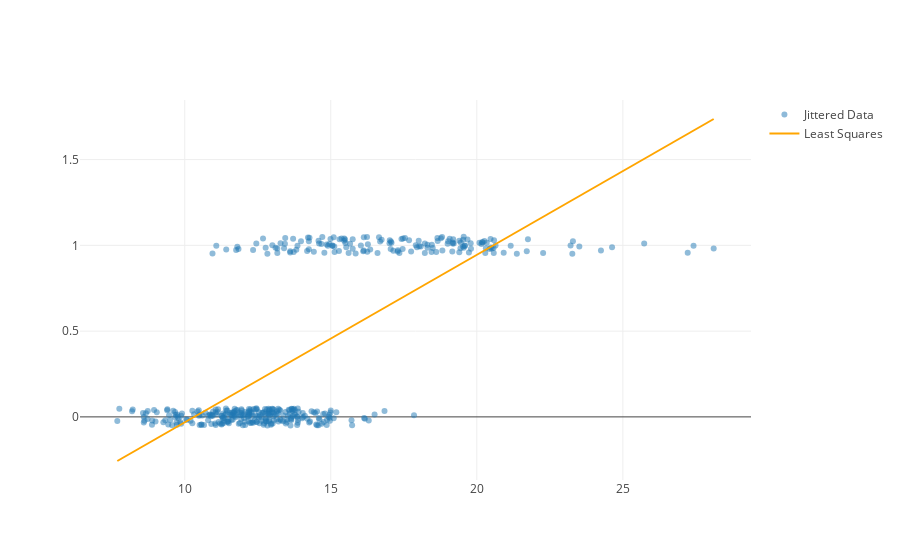

Notebook code cell kept with this figure:
### Markdown cell above
# How is our fit?

### Code cell
jitter_y = Y + 0.1*np.random.rand(len(Y)) - 0.05
points = go.Scatter(name="Jittered Data", 
                    x=np.squeeze(X), y = jitter_y, 
                    mode="markers", marker=dict(opacity=0.5))
X_plt = np.linspace(np.min(X), np.max(X), 10)
model_line = go.Scatter(name="Least Squares",
    x=X_plt, y=least_squares_model.predict(X_plt[:,np.newaxis]), 
    mode="lines", line=dict(color="orange"))
py.iplot([points, model_line])

### Figure 1 — Plotly figure (JSON) as saved in the notebook; plotly's stock layout.template omitted (floating-point values rounded to 4 significant figures; data arrays with more than 128 entries replaced by an {"elided": "..."} marker saying what was removed)
{"data": [{"marker": {"opacity": 0.5}, "mode": "markers", "name": "Jittered Data", "type": "scatter", "x": {"elided": "426 float values"}, "y": {"elided": "426 float values"}}, {"line": {"color": "orange"}, "mode": "lines", "name": "Least Squares", "type": "scatter", "x": [7.691, 9.96, 12.23, 14.5, 16.77, 19.03, 21.3, 23.57, 25.84, 28.11], "y": [-0.2571, -0.0356, 0.1859, 0.4075, 0.629, 0.8505, 1.072, 1.294, 1.515, 1.737]}], "layout": {}}
